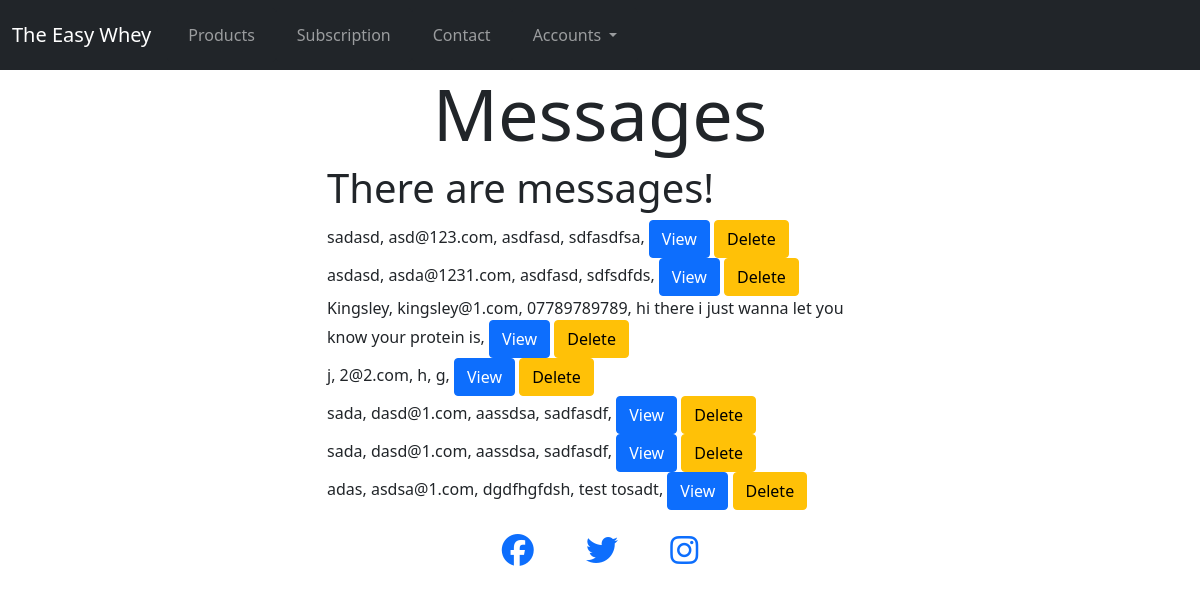
/contact/admin/ (signed in), run on an earlier commit of the app's database.
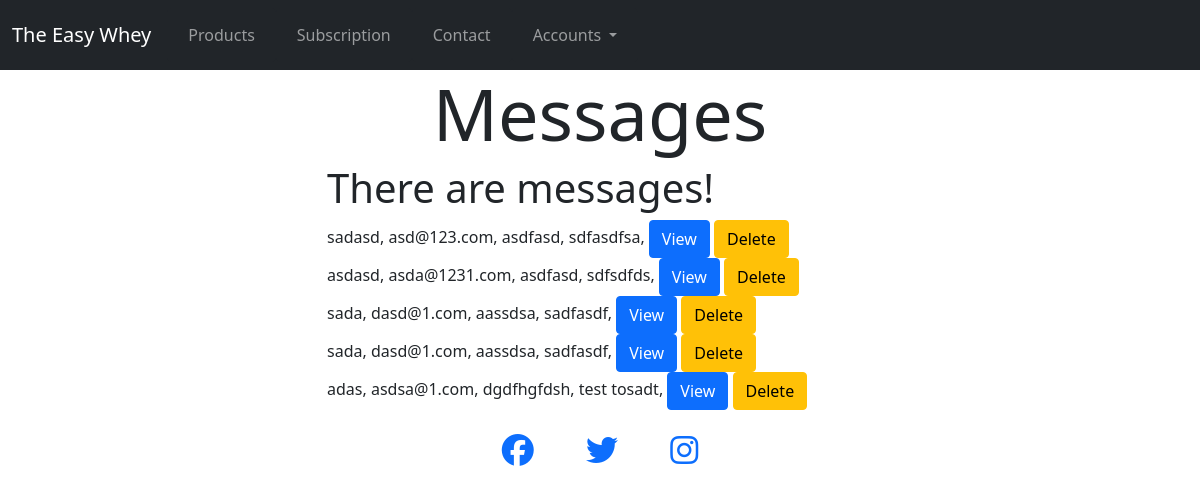
And on a later commit of the database.
### contact/models.py (models this page shows, shortened)
class Contact(models.Model):
    class Meta:
        verbose_name_plural = "Contact"
    name = models.CharField(max_length=50, null=False, blank=False)
    email = models.EmailField(max_length=100, null=False, blank=False)
    phone_number = models.CharField(max_length=50, null=False, blank=False)
    message = models.CharField(max_length=500, null=False, blank=False)

### contact/views.py (the view)
# urls.py: path('contact/admin/', views.message_management, name="message_management"),
@login_required
@staff_member_required
def message_management(request):
    all_messages = Contact.objects.all()
    context = {
        "all_messages" : all_messages
    }
    return render(request, "contact/all_messages.html", context)

### templates/contact/all_messages.html (shortened to what this page needs)
{% extends 'base.html' %}
{% load static %}
{% block header %}
<div class="container-fluid">
    <div class="row">
        <div class="col text-center">
            <h2 class="display-2">Messages</h2>
        </div>
    </div>
</div>
{% endblock %}
{% block content %}
<div class="container">
    <div class="row">
        <div class="col-6 offset-3 justify-content-center">
            <div>
                {% if all_messages %}
                <h1>There are messages!</h1>
                <div class="message-container">
                    {% for message in all_messages %}
                    <div class="message-item">
                        {{ message.name }}, {{ message.email }}, {{ message.phone_number }}, {{ message.message }}, <a
                            class="btn btn-primary" href="/contact/admin/{{ message.id }}">View</a> <a
                            class="btn btn-warning" href="/contact/admin/delete/{{ message.id }}">Delete</a>
                    </div>
                    {% endfor %}
                </div>
                {% else %}
                <h1>There are no messages!</h1>
                {% endif %}
            </div>
        </div>
    </div>
</div>
{% endblock %}

### templates/base.html (shortened to what this page needs)
{% load static %}
<!DOCTYPE html>
<html lang="en">
<head>
    {% block css %}
    <link href="https://cdn.jsdelivr.net/npm/bootstrap@5.0.2/dist/css/bootstrap.min.css" rel="stylesheet"
>
    <link rel="stylesheet" href="{% static 'css/style.css' %}">
    {% endblock %}
</head>
<body>
    <nav class="navbar navbar-expand-lg navbar-dark bg-dark">
        <div class="container-fluid">
            <a class="navbar-brand" href="/">The Easy Whey</a>
            <div class="collapse navbar-collapse" id="navbarNavDropdown">
                <ul class="navbar-nav">
                    <li class="nav-item btn btn-dark">
                        <a class="nav-link" href="{% url 'product_detail' %}">Products</a>
                    </li>
                    <li class="nav-item btn btn-dark">
                        <a class="nav-link" href="{% url 'subscribe' %}">Subscription</a>
                    </li>
                    <li class="nav-item btn btn-dark">
                        <a class="nav-link" href="{% url 'contact' %}">Contact</a>
                    </li>
                    <li class="nav-item dropdown btn btn-dark">
                        <a class="nav-link dropdown-toggle" href="#" id="navbarDropdownMenuLink" role="button"
                            data-bs-toggle="dropdown" aria-expanded="false">
                            Accounts
                        </a>
                    </li>
                </ul>
            </div>
        </div>
    </nav>
    {% block header %}
    {% endblock %}
    {% block content %}
    {% endblock %}
    <footer id="footer">
        <div class="container-fluid">
            <div class="row d-inline text-center">
                <div class="col">
                    <a href="https://www.facebook.com" target="_blank"><i class="fab fa-facebook"></i></a>
                    <a href="https://www.twitter.com" target="_blank"><i class="fab fa-twitter mx-5"></i></a>
                    <a href="https://www.instagram.com" target="_blank"><i class="fab fa-instagram"></i></a>
                </div>
            </div>
        </div>
    </footer>
</body>
</html>

### static/css/style.css (style rules this page uses)
i { font-size: 2rem; }

What changed in the data, as far as the page shows it:
removed Contact: name "Kingsley", email "kingsley@1.com", phone_number "07789789789", message "hi there i just wanna let you know your protein is"
removed Contact: name "j", email "2@2.com", phone_number "h", message "g"
